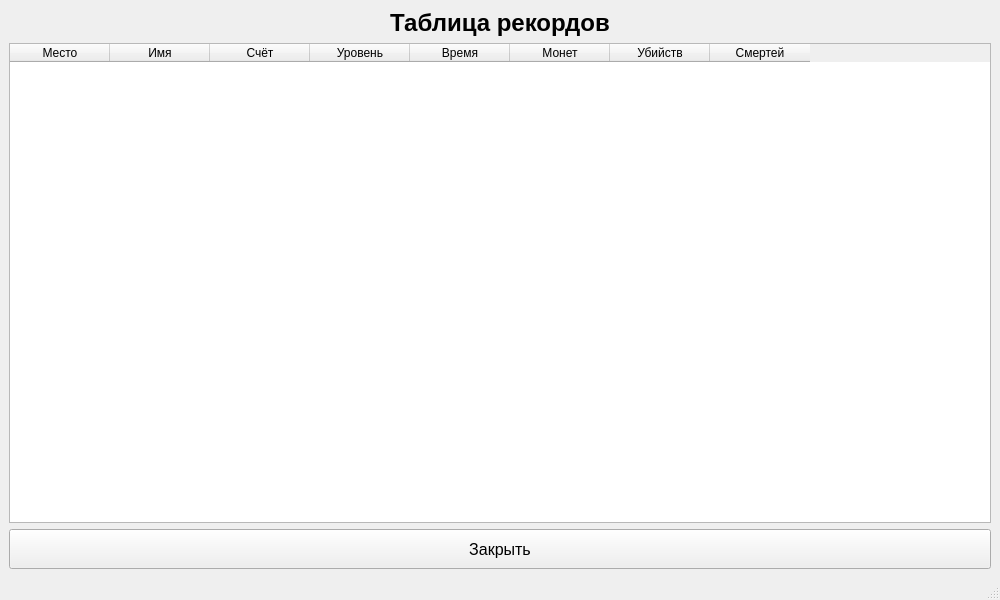
<?xml version="1.0" encoding="UTF-8"?>
<ui version="4.0">
 <class>MainWindow</class>
 <widget class="QMainWindow" name="MainWindow">
  <property name="geometry">
   <rect>
    <x>0</x>
    <y>0</y>
    <width>1000</width>
    <height>600</height>
   </rect>
  </property>
  <property name="windowTitle">
   <string>Platformer Game - Таблица рекордов</string>
  </property>
  <widget class="QWidget" name="centralwidget">
   <layout class="QVBoxLayout" name="verticalLayout">
    <item>
     <widget class="QLabel" name="label_title">
      <property name="font">
       <font>
        <pointsize>18</pointsize>
        <weight>75</weight>
        <bold>true</bold>
       </font>
      </property>
      <property name="text">
       <string>Таблица рекордов</string>
      </property>
      <property name="alignment">
       <set>Qt::AlignCenter</set>
      </property>
     </widget>
    </item>
    <item>
     <widget class="QTableWidget" name="table_leaderboard">
      <property name="editTriggers">
       <set>QAbstractItemView::NoEditTriggers</set>
      </property>
      <property name="selectionMode">
       <enum>QAbstractItemView::SingleSelection</enum>
      </property>
      <property name="selectionBehavior">
       <enum>QAbstractItemView::SelectRows</enum>
      </property>
      <column>
       <property name="text">
        <string>Место</string>
       </property>
      </column>
      <column>
       <property name="text">
        <string>Имя</string>
       </property>
      </column>
      <column>
       <property name="text">
        <string>Счёт</string>
       </property>
      </column>
      <column>
       <property name="text">
        <string>Уровень</string>
       </property>
      </column>
      <column>
       <property name="text">
        <string>Время</string>
       </property>
      </column>
      <column>
       <property name="text">
        <string>Монет</string>
       </property>
      </column>
      <column>
       <property name="text">
        <string>Убийств</string>
       </property>
      </column>
      <column>
       <property name="text">
        <string>Смертей</string>
       </property>
      </column>
     </widget>
    </item>
    <item>
     <widget class="QPushButton" name="btn_close">
      <property name="minimumSize">
       <size>
        <width>0</width>
        <height>40</height>
       </size>
      </property>
      <property name="font">
       <font>
        <pointsize>12</pointsize>
       </font>
      </property>
      <property name="text">
       <string>Закрыть</string>
      </property>
     </widget>
    </item>
   </layout>
  </widget>
  <widget class="QMenuBar" name="menubar">
   <property name="geometry">
    <rect>
     <x>0</x>
     <y>0</y>
     <width>1000</width>
     <height>21</height>
    </rect>
   </property>
  </widget>
  <widget class="QStatusBar" name="statusbar"/>
 </widget>
 <resources/>
 <connections>
  <connection>
   <sender>btn_close</sender>
   <signal>clicked()</signal>
   <receiver>MainWindow</receiver>
   <slot>close()</slot>
   <hints>
    <hint type="sourcelabel">
     <x>499</x>
     <y>567</y>
    </hint>
    <hint type="destinationlabel">
     <x>499</x>
     <y>299</y>
    </hint>
   </hints>
  </connection>
 </connections>
</ui>
